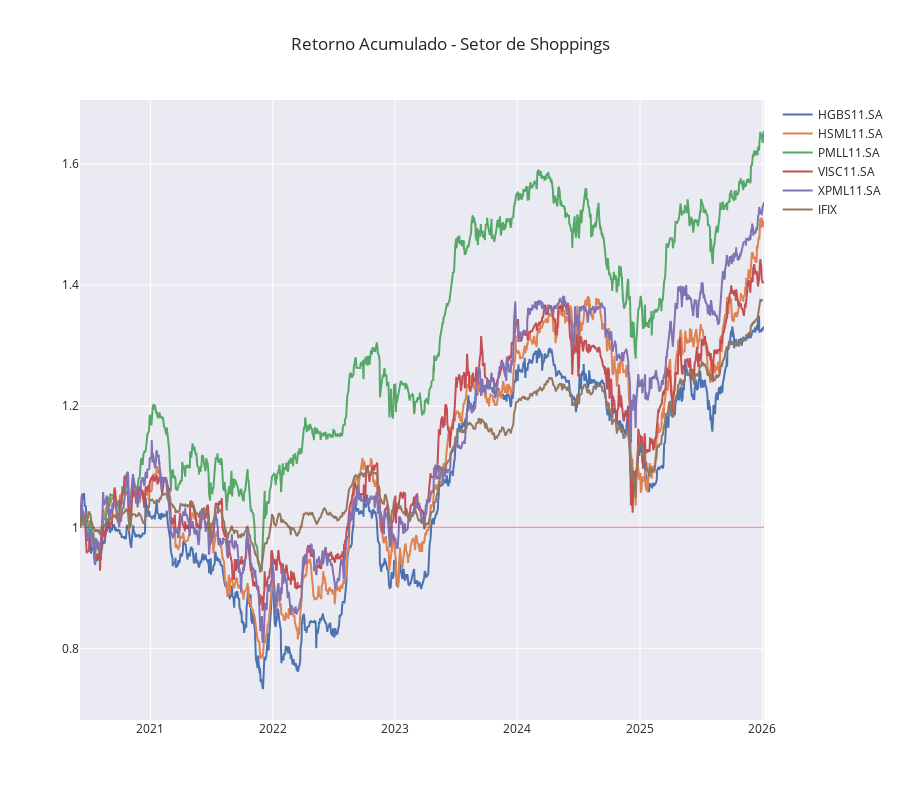

The code cell stored with this chart in its notebook:
### Code cell
# Retorno acumulado
ret_acumulado_shopping = ret_acumulado(ticker=lst_ticker_fii_shopping, setor='Shoppings', df_benchmark=ifix_precos)

# Df para transformar em excel
df_ret_acumulado_shopping = ret_acumulado_shopping[0]

# Plot do retorno acumulado
ret_acumulado_shopping[1];

### Figure 1 — Plotly figure (JSON) as saved in the notebook; plotly's stock layout.template omitted (floating-point values rounded to 4 significant figures; data arrays with more than 128 entries replaced by an {"elided": "..."} marker saying what was removed)
{"data": [{"name": "HGBS11.SA", "type": "scatter", "x": {"elided": "1391 str values"}, "y": {"elided": "1391 float values"}}, {"name": "HSML11.SA", "type": "scatter", "x": {"elided": "1391 str values"}, "y": {"elided": "1391 float values"}}, {"name": "PMLL11.SA", "type": "scatter", "x": {"elided": "1391 str values"}, "y": {"elided": "1391 float values"}}, {"name": "VISC11.SA", "type": "scatter", "x": {"elided": "1391 str values"}, "y": {"elided": "1391 float values"}}, {"name": "XPML11.SA", "type": "scatter", "x": {"elided": "1391 str values"}, "y": {"elided": "1391 float values"}}, {"name": "IFIX", "type": "scatter", "x": {"elided": "1392 str values"}, "y": {"elided": "1392 float values"}}], "layout": {"height": 800, "shapes": [{"line": {"color": "red", "width": 1}, "type": "line", "x0": 0, "x1": 1, "xref": "x domain", "y0": 1, "y1": 1, "yref": "y"}], "title": {"text": "Retorno Acumulado - Setor de Shoppings"}}}
